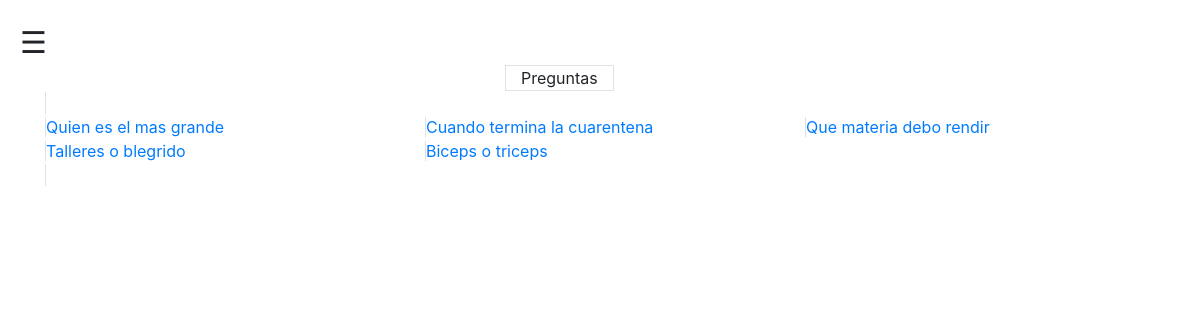
The app's page /encuestas/, older data.
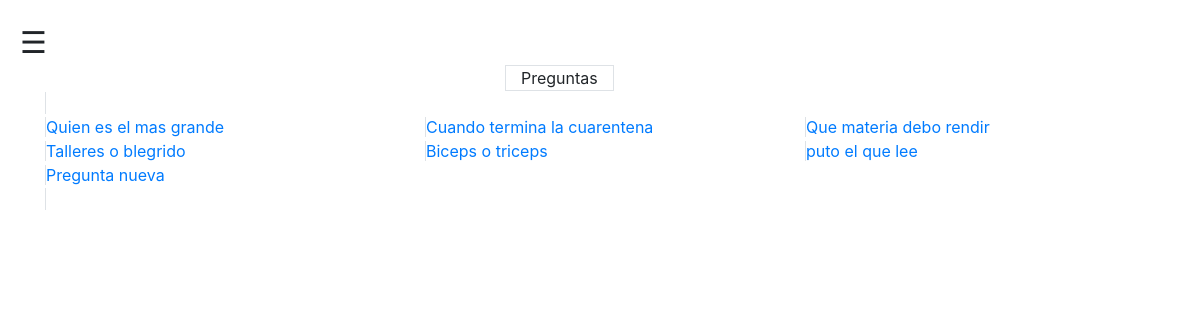
The same page, newer data.
### encuestas/models.py (models this page shows, shortened)
class Question(models.Model):
	question_text = models.CharField(max_length=200)
	pub_date = models.DateTimeField('fecha publicado')

### encuestas/views.py (the view)
# urls.py: path('', views.index, name='index'),
def index(request):
	question_list = Question.objects.all()
	latest_question_list = Question.objects.order_by('-pub_date')[:5]
	template = loader.get_template('encuestas/index.html')
	context = { 'latest_question_list' : question_list}
	return render (request, 'encuestas/index.html',context)

### encuestas/templates/encuestas/index.html
{% extends 'encuestas/base.html' %}
{% block content %}
  	<div class="container">
  		<div class="row">
  			<div class="col-md-5"></div>
  			<span class="border">
  				<div class="col-md-2">Preguntas</div>
			</span>
  			<div class="col-md-5"></div>
  		</div>
	    {% if latest_question_list %}
	    	<span class="border">
		    	<div class="row">
				{% for question in latest_question_list %}
						<div class="col-sm-4">
							<span class="border-left">
								<a href="{% url 'encuesta:form' question.id %}">{{ question.question_text }}</a>
							</span>
						</div>
				{% endfor %}
				</div>
			</span>
		{% else %}
			<p> No hay encuestas disponibles </p>
		{% endif %}
	</div>
{% endblock content %}

### encuestas/templates/encuestas/base.html (shortened to what this page needs)
<!DOCTYPE html>
{% load static %}
<html lang="en">
  <head>
    <link rel="stylesheet" href="https://stackpath.bootstrapcdn.com/bootstrap/4.4.1/css/bootstrap.min.css">
    <link rel="stylesheet" type="text/css" href="style.css">
  </head>
  <body>
    <div id="main">
      <span style="font-size:30px;cursor:pointer" onclick="openNav()">&#9776;</span>
      {% block content %}
      {% endblock content %}
    </div>
  </body>
</html>

### encuestas/templates/encuestas/style.css (style rules this page uses)
#main { transition: margin-left .5s; padding: 20px; }

### encuestas/templates/encuestas/base.html (style rules this page uses)
#main { transition: margin-left .5s; padding: 20px; }

Row changes from the older to the newer data that the page shows:
added Question: question_text "puto el que lee"
added Question: question_text "Pregunta nueva"
